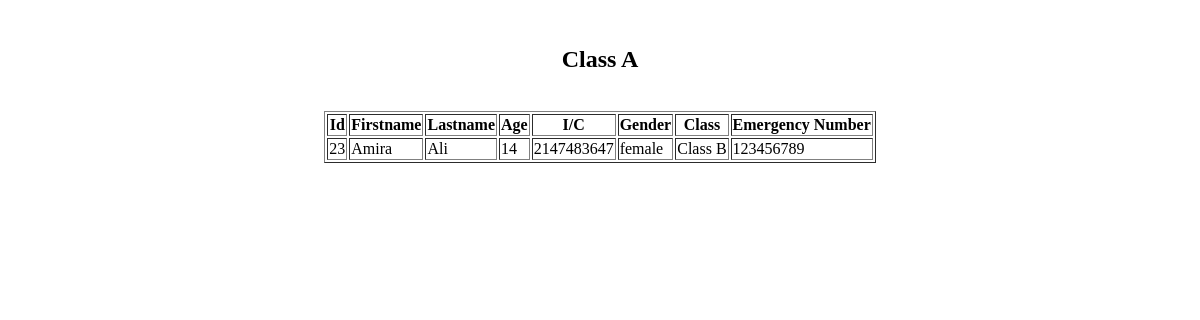
Page /kls/KelasB.php on the earlier database version.
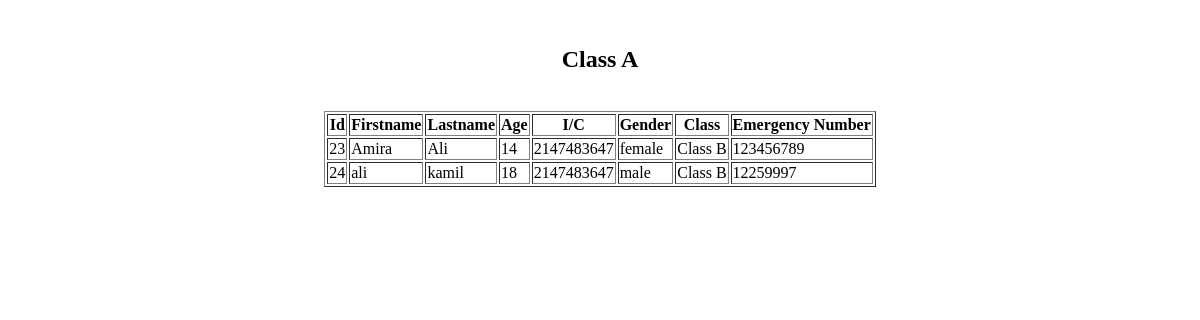
Same page on the later database version.
### tables this page shows
CREATE TABLE `student` (
  `id` int(11) NOT NULL,
  `fname` varchar(255) NOT NULL,
  `lname` varchar(255) NOT NULL,
  `ic` int(15) NOT NULL,
  `age` int(2) NOT NULL,
  `gender` varchar(255) NOT NULL,
  `kelas` varchar(255) NOT NULL,
  `enumber` int(15) NOT NULL
);

### kls/KelasB.php (the view, shortened to what this page needs)
<center><br><h2>Class A</h2><br>
	<?php
$con=mysqli_connect("127.0.0.1","root","","myschool");
$result = mysqli_query($con,"SELECT * FROM student WHERE kelas ='Class B'");
echo "<table border='1'>
<tr>
<th>Id</th>
<th>Firstname</th>
<th>Lastname</th>
<th>Age</th>
<th>I/C</th>
<th>Gender</th>
<th>Class</th>
<th>Emergency Number</th>
</tr>";
while($row = mysqli_fetch_array($result))
{
echo "<tr>";
echo "<td>" . $row['id'] . "</td>";
echo "<td>" . $row['fname'] . "</td>";
echo "<td>" . $row['lname'] . "</td>";
echo "<td>" . $row['age'] . "</td>";
echo "<td>" . $row['ic'] . "</td>";
echo "<td>" . $row['gender'] . "</td>";
echo "<td>" . $row['kelas'] . "</td>";
echo "<td>" . $row['enumber'] . "</td>";
echo "</tr>";
}
echo "</table>";
?>
</center>
<html>
</body>
</html>

Differences in the rows shown:
added student: id "24", fname "ali", lname "kamil", age "18", ic "2147483647", gender "male", kelas "Class B", enumber "12259997"
